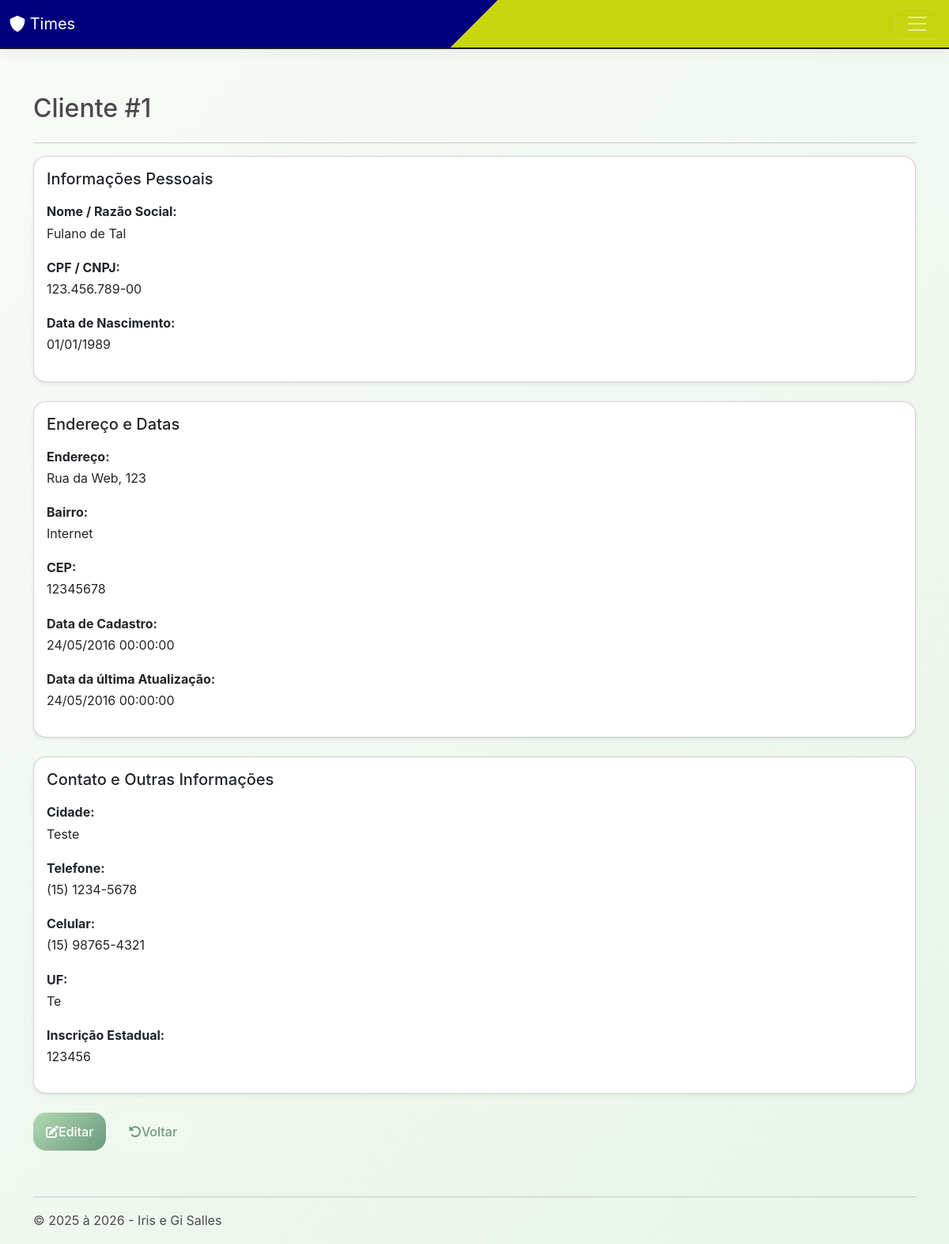
/customers/view.php?id=1, run on the app's committed database.
### tables this page shows
CREATE TABLE `customers` (
  `id` int(11) NOT NULL,
  `name` varchar(255) NOT NULL,
  `cpf_cnpj` varchar(15) NOT NULL,
  `birthdate` datetime NOT NULL,
  `address` varchar(255) NOT NULL,
  `hood` varchar(100) NOT NULL,
  `zip_code` varchar(8) NOT NULL,
  `city` varchar(100) NOT NULL,
  `state` varchar(2) NOT NULL,
  `phone` varchar(13) NOT NULL,
  `mobile` varchar(13) NOT NULL,
  `ie` varchar(15) NOT NULL,
  `created` datetime NOT NULL,
  `modified` datetime NOT NULL
);

### inc/database.php (called while the page is built, shortened)
<?php
	function open_database()
	{
		try {
			$conn = new PDO(DB_DSN, DB_USER, DB_PASSWORD, [
				PDO::ATTR_ERRMODE => PDO::ERRMODE_EXCEPTION,
				PDO::ATTR_DEFAULT_FETCH_MODE => PDO::FETCH_ASSOC,
				PDO::ATTR_EMULATE_PREPARES => false,
			]);
			return $conn;
		} catch (Exception $e) {
			echo $e->getMessage();
			return null;
		}
	}
	function find($table = null, $id = null)
	{
		try {
			$database = open_database();
			$found = null;
			if ($id) {
				$sql = "SELECT * FROM $table WHERE id = ?";
				$stmt = $database->prepare($sql);
				$stmt->bindParam(1, $id, PDO::PARAM_INT);
				$stmt->execute();
				$found = $stmt->fetch(PDO::FETCH_ASSOC);
			}
		} catch (Exception $e) {
			if (!isset($_SESSION)) session_start();
			$_SESSION['message'] = $e->getMessage();
			$_SESSION['type'] = 'danger';
		}
		return $found;
	}

### customers/functions.php (called while the page is built, shortened)
<?php
function view() {
    $id = $_GET['id'] ?? null;
    $customer = find("customers", $id);
}
function formatadata($data, $formato) {
  $df = new DateTime($data, new DateTimeZone("America/Sao_Paulo"));
  return $df->format($formato);
}
function formataTel($telefone) {
    $telefone = preg_replace('/\D/', '', $telefone);
    if (strlen($telefone) === 10) {
        return "(" . substr($telefone, 0, 2) . ") "
               . substr($telefone, 2, 4) . "-"
               . substr($telefone, 6, 4);
    } elseif (strlen($telefone) === 11) {
        return "(" . substr($telefone, 0, 2) . ") "
               . substr($telefone, 2, 5) . "-"
               . substr($telefone, 7, 4);
    } else {
        return $telefone;
    }
}

### customers/view.php (the view, shortened to what this page needs)
<?php
require_once('functions.php');
view();
?>
<h2 class="mb-4">Cliente #<?php echo htmlspecialchars($customer['id'] ?? 'N/A'); ?></h2>
<hr>
<div class="customer-details">
    <div class="card mb-4 shadow-sm">
        <div class="card-body">
            <h5 class="card-title mb-3">Informações Pessoais</h5>
            <p><strong>Nome / Razão Social:</strong><br>
            <?php echo htmlspecialchars($customer['name'] ?? ''); ?></p>
            <p><strong>CPF / CNPJ:</strong><br>
            <?php echo htmlspecialchars($customer['cpf_cnpj'] ?? ''); ?></p>
            <p><strong>Data de Nascimento:</strong><br>
            <?php echo formatadata($customer['birthdate'] ?? null, 'd/m/Y'); ?></p>
        </div>
    </div>
    <div class="card mb-4 shadow-sm">
        <div class="card-body">
            <h5 class="card-title mb-3">Endereço e Datas</h5>
            <p><strong>Endereço:</strong><br>
            <?php echo htmlspecialchars($customer['address'] ?? ''); ?></p>
            <p><strong>Bairro:</strong><br>
            <?php echo htmlspecialchars($customer['hood'] ?? ''); ?></p>
            <p><strong>CEP:</strong><br>
            <?php echo htmlspecialchars($customer['zip_code'] ?? ''); ?></p>
            <p><strong>Data de Cadastro:</strong><br>
            <?php echo formatadata($customer['created'] ?? null, 'd/m/Y H:i:s'); ?></p>
            <p><strong>Data da última Atualização:</strong><br>
            <?php echo formatadata($customer['modified'] ?? null, 'd/m/Y H:i:s'); ?></p>
        </div>
    </div>
    <div class="card mb-4 shadow-sm">
        <div class="card-body">
            <h5 class="card-title mb-3">Contato e Outras Informações</h5>
            <p><strong>Cidade:</strong><br>
            <?php echo htmlspecialchars($customer['city'] ?? ''); ?></p>
            <p><strong>Telefone:</strong><br>
            <?php echo formataTel($customer['phone'] ?? ''); ?></p>
            <p><strong>Celular:</strong><br>
            <?php echo formataTel($customer['mobile'] ?? ''); ?></p>
            <p><strong>UF:</strong><br>
            <?php echo htmlspecialchars($customer['state'] ?? ''); ?></p>
            <p><strong>Inscrição Estadual:</strong><br>
            <?php echo htmlspecialchars($customer['ie'] ?? ''); ?></p>
        </div>
    </div>
</div>
<div id="actions" class="mb-5">
    <a href="edit.php?id=<?php echo htmlspecialchars($customer['id'] ?? ''); ?>" class="btn btn-secondary me-2">
        <i class="fa-solid fa-pen-to-square"></i> Editar
    </a>
    <a href="index.php" class="btn btn-light">
        <i class="fa-solid fa-rotate-left"></i> Voltar
    </a>
</div>

### css/plantas.css (style rules this page uses)
* { box-sizing: border-box; margin: 0; padding: 0; }
body { font-family: 'Inter', sans-serif; background: linear-gradient(135deg, #f8faf8 0%, #e8f5e8 100%); color: #4a4a4a; line-height: 1.7; min-height: 100vh; }
.btn { display: inline-flex; align-items: center; justify-content: center; padding: 0.75rem 1rem; border: none; border-radius: 1rem; color: white; font-weight: 500; cursor: pointer; text-decoration: none; transition: all 0.3s ease; }
.btn-secondary { background: linear-gradient(135deg, #b2d8b2 0%, #6b9a7e 100%); }
.btn-light { background: #f0f8f0; color: #6b9a7e; }
.card { border-radius: 1rem; }
.card-body p, .card-body code { word-break: break-word; }
#actions .btn { margin-bottom: 10px; }

### data on the page
customers: id "1", name "Fulano de Tal", cpf_cnpj "123.456.789-00", birthdate "01/01/1989", address "Rua da Web, 123", hood "Internet", zip_code "12345678", created "24/05/2016 00:00:00", modified "24/05/2016 00:00:00", city "Teste", phone "(15) 1234-5678", mobile "(15) 98765-4321", state "Te", ie "123456"

### other printed values
$data->format("Y") "2026"
